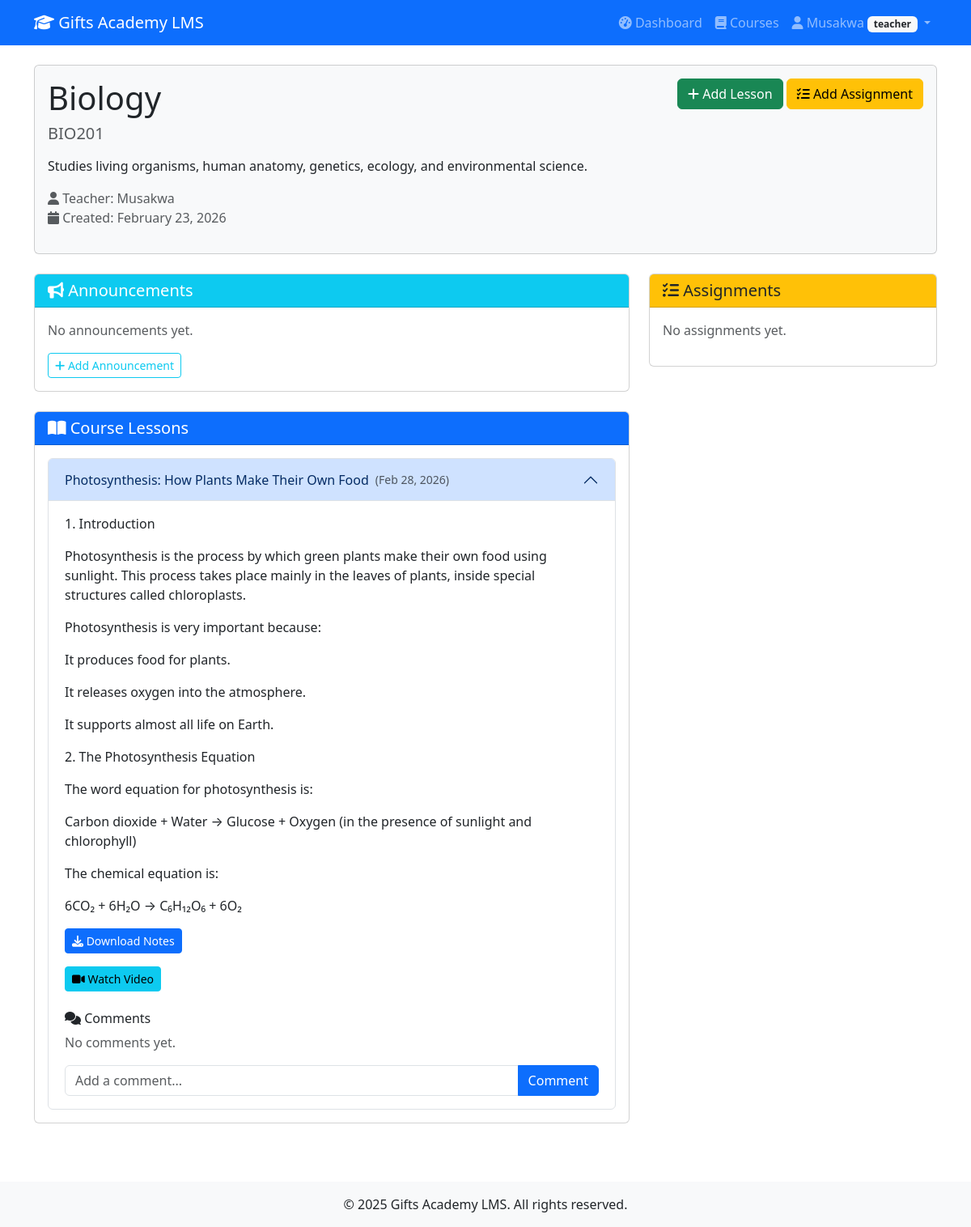
The page /courses/5/ (signed in) on the database its author committed.
### accounts/models.py (models this page shows, shortened)
class Profile(models.Model):
    USER_TYPES = (
        ('admin', 'Admin'),
        ('teacher', 'Teacher'),
        ('student', 'Student'),
        ('parent', 'Parent'),
    )
    user = models.OneToOneField(User, on_delete=models.CASCADE)
    user_type = models.CharField(max_length=10, choices=USER_TYPES, default='student')
    phone = models.CharField(max_length=15, blank=True)
    address = models.TextField(blank=True)
    profile_pic = models.ImageField(upload_to='profiles/', blank=True, null=True)
    linked_student = models.ForeignKey('self', on_delete=models.SET_NULL, null=True, blank=True, related_name='parents')

### courses/models.py (models this page shows, shortened)
class Course(models.Model):
    title = models.CharField(max_length=200)
    code = models.CharField(max_length=20, unique=True)
    description = models.TextField()
    teacher = models.ForeignKey(User, on_delete=models.CASCADE, related_name='teaching_courses')
    students = models.ManyToManyField(User, through='Enrollment', related_name='enrolled_courses')
    created_at = models.DateTimeField(auto_now_add=True)
    updated_at = models.DateTimeField(auto_now=True)
    is_active = models.BooleanField(default=True)
    class Meta:
        ordering = ['-created_at']

class Lesson(models.Model):
    course = models.ForeignKey(Course, on_delete=models.CASCADE, related_name='lessons')
    title = models.CharField(max_length=200)
    content = models.TextField()
    notes_file = models.FileField(upload_to='lesson_notes/', blank=True, null=True)
    video_url = models.URLField(blank=True, null=True)
    created_at = models.DateTimeField(auto_now_add=True)
    updated_at = models.DateTimeField(auto_now=True)
    class Meta:
        ordering = ['created_at']

### courses/views.py (the view)
# urls.py: path('<int:course_id>/', views.course_detail, name='course_detail'),
@login_required
def course_detail(request, course_id):
    course = get_object_or_404(Course, id=course_id)
    lessons = course.lessons.all()
    announcements = course.announcements.all()
    is_enrolled = False
    if request.user.profile.user_type == 'student':
        is_enrolled = Enrollment.objects.filter(student=request.user, course=course).exists()
    context = {
        'course': course,
        'lessons': lessons,
        'announcements': announcements,
        'is_enrolled': is_enrolled,
    }
    return render(request, 'courses/course_detail.html', context)

### templates/courses/course_detail.html (shortened to what this page needs)
{% extends 'base.html' %}
{% block content %}
<div class="container">
    <div class="row mb-4">
        <div class="col-12">
            <div class="card bg-light">
                <div class="card-body">
                    <div class="d-flex justify-content-between align-items-start">
                        <div>
                            <h1>{{ course.title }}</h1>
                            <h5 class="text-muted">{{ course.code }}</h5>
                            <p class="mt-3">{{ course.description }}</p>
                            <p class="text-muted">
                                <i class="fas fa-user"></i> Teacher: {{ course.teacher.username }}<br>
                                <i class="fas fa-calendar"></i> Created: {{ course.created_at|date:"F d, Y" }}
                            </p>
                        </div>
                        <div>
                            {% if user == course.teacher or user.profile.user_type == 'admin' %}
                                <a href="{% url 'create_lesson' course.id %}" class="btn btn-success">
                                    <i class="fas fa-plus"></i> Add Lesson
                                </a>
                                <a href="{% url 'create_assignment' course.id %}" class="btn btn-warning">
                                    <i class="fas fa-tasks"></i> Add Assignment
                                </a>
                            {% endif %}
                        </div>
                    </div>
                </div>
            </div>
        </div>
    </div>
    <div class="row">
        <div class="col-md-8">
            <div class="card mb-4">
                <div class="card-header bg-info text-white">
                    <h5 class="mb-0"><i class="fas fa-bullhorn"></i> Announcements</h5>
                </div>
                <div class="card-body">
                    {% if announcements %}
                        {% for announcement in announcements %}
                            <div class="alert alert-info">
                                <h6>{{ announcement.title }}</h6>
                                <p>{{ announcement.content }}</p>
                                <small class="text-muted">
                                    Posted by {{ announcement.teacher.username }} on {{ announcement.created_at|date:"M d, Y" }}
                                </small>
                            </div>
                        {% endfor %}
                    {% else %}
                        <p class="text-muted">No announcements yet.</p>
                    {% endif %}
                    {% if user == course.teacher or user.profile.user_type == 'admin' %}
                        <button class="btn btn-sm btn-outline-info" data-bs-toggle="modal" data-bs-target="#announcementModal">
                            <i class="fas fa-plus"></i> Add Announcement
                        </button>
                    {% endif %}
                </div>
            </div>
            <div class="card">
                <div class="card-header bg-primary text-white">
                    <h5 class="mb-0"><i class="fas fa-book-open"></i> Course Lessons</h5>
                </div>
                <div class="card-body">
                    {% if lessons %}
                        <div class="accordion" id="lessonsAccordion">
                            {% for lesson in lessons %}
                                <div class="accordion-item">
                                    <h2 class="accordion-header" id="heading{{ lesson.id }}">
                                        <button class="accordion-button {% if not forloop.first %}collapsed{% endif %}" type="button" data-bs-toggle="collapse" data-bs-target="#collapse{{ lesson.id }}">
                                            {{ lesson.title }}
                                            <small class="text-muted ms-2">({{ lesson.created_at|date:"M d, Y" }})</small>
                                        </button>
                                    </h2>
                                    <div id="collapse{{ lesson.id }}" class="accordion-collapse collapse {% if forloop.first %}show{% endif %}" data-bs-parent="#lessonsAccordion">
                                        <div class="accordion-body">
                                            <div class="lesson-content">
                                                {{ lesson.content|linebreaks }}
                                            </div>
                                            {% if lesson.notes_file %}
                                                <div class="mt-3">
                                                    <a href="{{ lesson.notes_file.url }}" class="btn btn-sm btn-primary" download>
                                                        <i class="fas fa-download"></i> Download Notes
                                                    </a>
                                                </div>
                                            {% endif %}
                                            {% if lesson.video_url %}
                                                <div class="mt-3">
                                                    <a href="{{ lesson.video_url }}" target="_blank" class="btn btn-sm btn-info">
                                                        <i class="fas fa-video"></i> Watch Video
                                                    </a>
                                                </div>
                                            {% endif %}
                                            <div class="mt-4">
                                                <h6><i class="fas fa-comments"></i> Comments</h6>
                                                {% for comment in lesson.comments.all %}
                                                    <div class="ms-3 mb-2">
                                                        <strong>{{ comment.user.username }}</strong>
                                                        <small class="text-muted">{{ comment.created_at|timesince }} ago</small>
                                                        <p>{{ comment.content }}</p>
                                                        {% for reply in comment.replies.all %}
                                                            <div class="ms-4 mt-2">
                                                                <strong>{{ reply.user.username }}</strong>
                                                                <small class="text-muted">{{ reply.created_at|timesince }} ago</small>
                                                                <p>{{ reply.content }}</p>
                                                            </div>
                                                        {% endfor %}
                                                        {% if user.is_authenticated %}
                                                            <form method="post" action="{% url 'add_comment' lesson.id %}" class="mt-2">
                                                                {% csrf_token %}
                                                                <input type="hidden" name="parent_id" value="{{ comment.id }}">
                                                                <div class="input-group input-group-sm">
                                                                    <input type="text" name="content" class="form-control" placeholder="Write a reply...">
                                                                    <button type="submit" class="btn btn-outline-primary">Reply</button>
                                                                </div>
                                                            </form>
                                                        {% endif %}
                                                    </div>
                                                {% empty %}
                                                    <p class="text-muted">No comments yet.</p>
                                                {% endfor %}
                                                {% if user.is_authenticated %}
                                                    <form method="post" action="{% url 'add_comment' lesson.id %}" class="mt-3">
                                                        <div class="input-group">
                                                            <input type="text" name="content" class="form-control" placeholder="Add a comment...">
                                                            <button type="submit" class="btn btn-primary">Comment</button>
                                                        </div>
                                                    </form>
                                                {% endif %}
                                            </div>
                                        </div>
                                    </div>
                                </div>
                            {% endfor %}
                        </div>
                    {% else %}
                        <p class="text-muted">No lessons available for this course yet.</p>
                    {% endif %}
                </div>
            </div>
        </div>
        <div class="col-md-4">
            <div class="card">
                <div class="card-header bg-warning">
                    <h5 class="mb-0"><i class="fas fa-tasks"></i> Assignments</h5>
                </div>
                <div class="card-body">
                    {% if course.assignments.all %}
                        {% for assignment in course.assignments.all %}
                            <div class="card mb-2">
                                <div class="card-body">
                                    <h6>{{ assignment.title }}</h6>
                                    <p class="small">{{ assignment.description|truncatewords:20 }}</p>
                                    <p class="small text-muted">
                                        <i class="far fa-calendar"></i> Due: {{ assignment.due_date|date:"M d, Y H:i" }}<br>
                                        <i class="fas fa-star"></i> Points: {{ assignment.total_points }}
                                    </p>
                                    <a href="{% url 'assignment_detail' assignment.id %}" class="btn btn-sm btn-primary">
                                        View Assignment
                                    </a>
                                </div>
                            </div>
                        {% endfor %}
                    {% else %}
                        <p class="text-muted">No assignments yet.</p>
                    {% endif %}
                </div>
            </div>
        </div>
    </div>
</div>
{% endblock %}

### templates/base.html (shortened to what this page needs)
<!DOCTYPE html>
<html lang="en">
<head>
    <link href="https://cdn.jsdelivr.net/npm/bootstrap@5.3.0/dist/css/bootstrap.min.css" rel="stylesheet">
    <link rel="stylesheet" href="https://cdnjs.cloudflare.com/ajax/libs/font-awesome/6.4.0/css/all.min.css">
</head>
<body>
    <nav class="navbar navbar-expand-lg navbar-dark bg-primary">
        <div class="container">
            <a class="navbar-brand" href="{% url 'dashboard' %}">
                <i class="fas fa-graduation-cap"></i> Gifts Academy LMS
            </a>
            <div class="collapse navbar-collapse" id="navbarNav">
                <ul class="navbar-nav ms-auto">
                    {% if user.is_authenticated %}
                        <li class="nav-item">
                            <a class="nav-link" href="{% url 'dashboard' %}">
                                <i class="fas fa-tachometer-alt"></i> Dashboard
                            </a>
                        </li>
                        <li class="nav-item">
                            <a class="nav-link" href="{% url 'course_list' %}">
                                <i class="fas fa-book"></i> Courses
                            </a>
                        </li>
                        <li class="nav-item dropdown">
    <a class="nav-link dropdown-toggle" href="#" id="userDropdown" role="button" data-bs-toggle="dropdown">
        <i class="fas fa-user"></i> {{ user.username }}
        <span class="badge bg-light text-dark">{{ user.profile.user_type }}</span>
    </a>
</li>
                    {% endif %}
                </ul>
            </div>
        </div>
    </nav>
    <main class="py-4">
        {% block content %}{% endblock %}
    </main>
    <footer class="bg-light text-center py-3 mt-5">
        <div class="container">
            <p class="mb-0">&copy; 2025 Gifts Academy LMS. All rights reserved.</p>
        </div>
    </footer>
</body>
</html>

### rows shown on the page
Course: title "Biology", code "BIO201", description "Studies living organisms, human anatomy, genetics, ecology, and environmental science.", teacher.username "Musakwa", created_at "February 23, 2026"
Lesson: title "Photosynthesis: How Plants Make Their Own Food", created_at "Feb 28, 2026", content "1. Introduction Photosynthesis is the process by which green plants make their own food using sunlight. This process takes place mainly in the leaves of plants, inside special structures called chloroplasts. Photosynthesis is very important because: It produces food for plants. It releases oxygen into the atmosphere. It supports almost all life on Earth. 2. The Photosynthesis Equation The word equation for photosynthesis is: Carbon dioxide + Water → Glucose + Oxygen (in the presence of sunlight and chlorophyll) The chemical equation is: 6CO₂ + 6H₂O → C₆H₁₂O₆ + 6O₂"

### other values the page prints
{{ user.username }} "Musakwa"
{{ user.profile.user_type }} "teacher"
